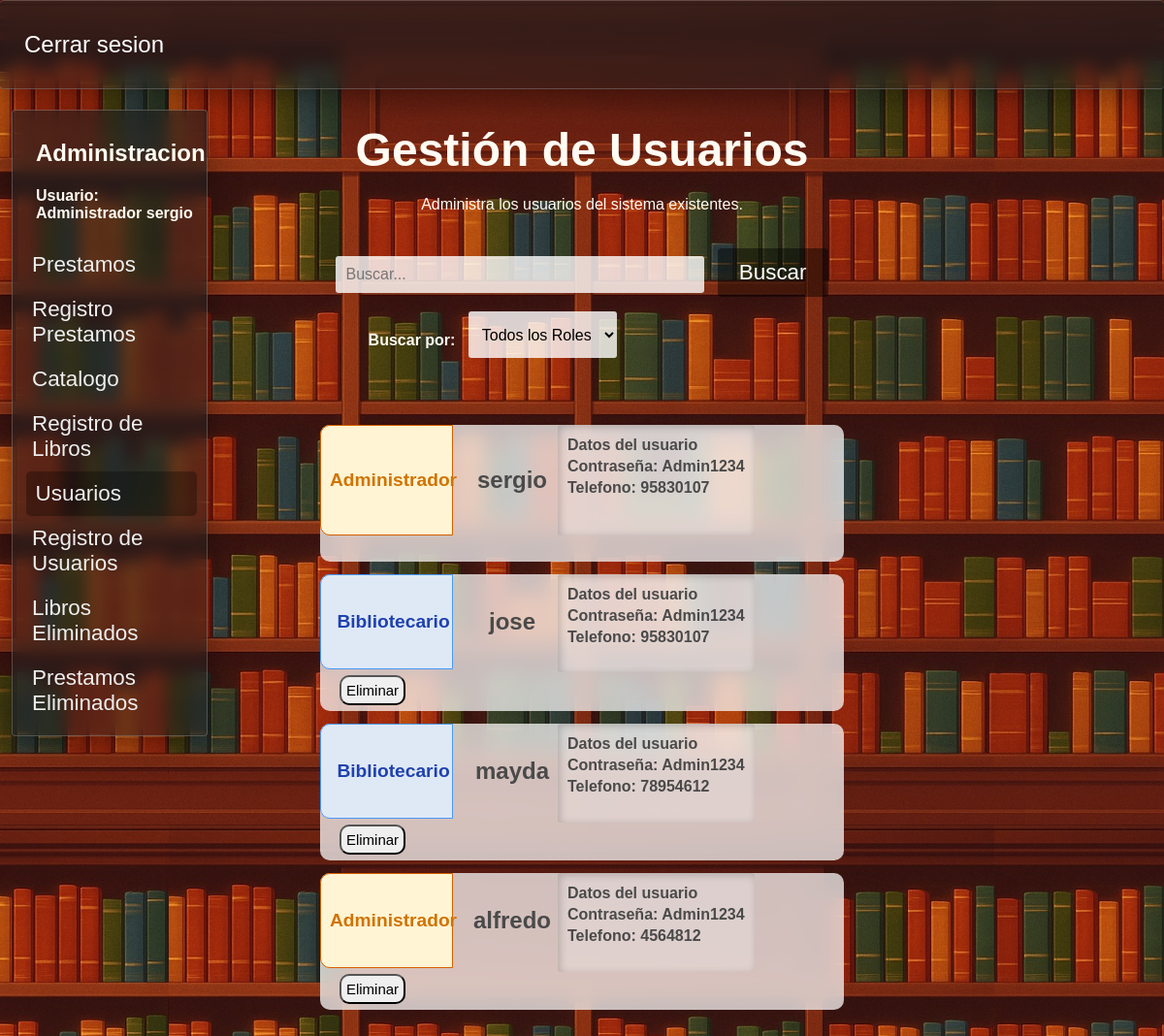
Screenshot of /usuarios (signed in) with the database file from the repository.
### tables this page shows
CREATE TABLE "Roles" (
	"id_rol"	INTEGER NOT NULL,
	"rol"	TEXT NOT NULL,
	PRIMARY KEY("id_rol" AUTOINCREMENT)
);

CREATE TABLE "Administradores" (
	"id_administrador"	INTEGER NOT NULL,
	"usuario"	TEXT NOT NULL,
	"contrasena"	TEXT NOT NULL,
	"telefono"	TEXT NOT NULL,
	"id_rol"	INTEGER NOT NULL,
	PRIMARY KEY("id_administrador" AUTOINCREMENT),
	FOREIGN KEY("id_rol") REFERENCES "Roles"("id_rol")
);

### app.py (the view)
@app.route("/usuarios",methods = ["POST","GET"])
def usuarios():
    if "usuario" not in session:
        return redirect("/") #Solo se puede acceder con session iniciada
    conexion = conexion_BD()
    query = conexion.cursor()
    query.execute("""Select a.id_rol,r.rol,a.usuario,a.contrasena,a.telefono,a.id_administrador from administradores a
                    join roles r on a.id_rol = r.id_rol""")
    usuarios = query.fetchall()
    query.close()
    conexion.close()
    return render_template("usuarios.html",usuarios = usuarios)

### config.py (called while the page is built)
def conexion_BD():
    return sqlite3.connect(DB_PATH)

### templates/usuarios.html (shortened to what this page needs)
<!DOCTYPE html>
<html lang="es">
<head>
    <link rel="stylesheet" href="{{ url_for('static', filename='estilo_usuarios.css') }}">
    <link rel="stylesheet" href="{{ url_for('static', filename='barra_lateral.css') }}">
    <link rel="stylesheet" href="{{ url_for('static', filename='filtros.css') }}">
    <link rel="stylesheet" href="{{ url_for('static', filename='general.css') }}">
</head>
<body>
    <header>
        <div class="navbar fondo-cristal">
            <a href="{{ url_for('logout') }}">Cerrar sesion</a>
        </div>
    </header>
    <main>
        {% if ((session["rol"]) == "Administrador") or ((session["rol"]) == "Bibliotecario") %}
        <section class="barra-lateral fondo-cristal">
            <h2>Administracion</h2>
            <h4>Usuario: <br>
            {{session["rol"]}}&nbsp;{{session["usuario"]}}</h4>
            <nav>
                <a href="{{ url_for('prestamos') }}">Prestamos </a>
                <a href="{{ url_for('registro_prestamos') }}">Registro Prestamos</a>
                <a href="{{ url_for('libros') }}">Catalogo </a>
                <a href="{{ url_for('insertar_libro') }}">Registro de Libros</a>
                {% if session["rol"] == "Administrador" %}
                <a href="{{ url_for('usuarios') }}" id="pagina-actual">Usuarios</a>
                <a href="{{ url_for('registrar_usuarios') }}">Registro de Usuarios</a>
                <a href="{{ url_for('libros_eliminados') }}">Libros Eliminados</a>
                <a href="{{ url_for('prestamos_eliminados') }}">Prestamos Eliminados</a>
                {% endif %}
            </nav>
        </section>
        {% endif %}
        <div class="div-busqueda">
            <form class="frm-usuarios" action="/buscar_usuario" method="POST">
                <label for="buscar_usuario"><h1>Gestión de Usuarios</h1>Administra los usuarios del sistema existentes.</label><br><br><br>
                <input class="buscar-usuario" id="cuadro-busqueda" type="text" name="buscar_usuario" autocomplete="off" placeholder="Buscar...">&nbsp;&nbsp;
                <button id="btn-buscar" type="submit">Buscar</button>
                <section class="menu-filtros">
                    <nav>
                        <section>
                            <h4> Buscar por: &nbsp;&nbsp;</h4>
                            <select name="filtro-busqueda" id="filtro-busqueda">
                                <option value="Todos">Todos los Roles</option>
                            </select>
                        </section>
                    </nav>
            </form>
        </div>
        <div class="contendor-usuarios">
            {% for usuario in usuarios %}
            <div class="usuario">
                <span class="span-rol"
                {% if (usuario[0]|int) == 2 %}
                    id="u-administrador"
                {% elif (usuario[0]|int) == 1 %}
                    id="u-bibliotecario"
                {% endif %}
                >
                    <h2>{{usuario[1]}}</h2>
                </span>
                <span id="span-info-usuarios">
                    <h2>{{usuario[2]}}</h2>
                </span>
                <span id="span-informacion-usuario">
                    <h4 class="h4-datos-usuario">
                        <strong>Datos del usuario</strong><br>
                        Contraseña: {{usuario[3]}} <br>
                        Telefono: {{usuario[4]}}<br>
                    </h4>
                </span>
                <span id="span-acciones-usuario">
                    {% if session["rol"] == 'Administrador' and usuario[5]|int != 1 and session["usuario"] != usuario[2] %}
                        <form class="frm-eliminar-usuario" action="/eliminar_usuario" method="POST">
                            <button type="submit"> Eliminar </button>
                        </form>
                    {% endif %}
                </span>
            </div>
            {% endfor %}
            <br><br><br><br>
        </div>
    </main>
</body>
</html>

### static/estilo_usuarios.css (style rules this page uses)
body { background-image: url('img/libros-loop-v2.jpg'); background-size: cover; background-position: top; }
main { height: 100vh; display: flex; flex-direction: column; justify-content: center; align-items: center; color: #fffbf2; }
.contendor-usuarios { display: block; position: relative; width: 45%; height: auto; min-height: 70%; top: 40%; z-index: 0; margin: 2rem auto; }
.usuario { background-color: rgba(255, 255, 255, 0.721); backdrop-filter: blur(10px); display: flex; flex-wrap: wrap; width: 100%; height: 25%; border-radius: 10px; margin-bottom: .8rem; color: #4a4a4a; transition: 0.3s ease-in-out; }
.span-rol { position: relative; display: flex; width: 25%; flex-direction: column; justify-content: center; align-items: center; border-top-left-radius: 10px; border-bottom-left-radius: 10px; font-size: 80%; }
#span-info-usuarios { position: relative; display: flex; width: 20%; flex-direction: column; justify-content: center; align-items: center; }
.h4-datos-usuario { background-color: rgba(255, 255, 255, 0.252); padding: 10px; line-height: 1.4; margin: 0; height: 83%; border-radius: 3px; box-shadow: inset 2px 2px 8px rgba(0, 0, 0, 0.2); }
#span-acciones-usuario { position: relative; width: 20%; border-top-right-radius: 15px; border-bottom-right-radius: 15px; display: flex; flex-direction: column; align-items: center; justify-content:center; }
#span-acciones-usuario button { border-radius: 10px; padding: 5px; font-size: 15px; transition: .3s ease-in-out; }
#u-administrador { background-color: rgb(255, 244, 212); color: rgb(209, 115, 0); border: solid 1px rgb(212, 95, 0); }
#u-bibliotecario { background-color: rgb(223,233,246); color: rgb(31,65,175); border: solid 1px rgb(72, 152, 250); }
.div-busqueda { text-align: center; position: absolute; top: 5rem; height: auto; width: 60%; padding: 15px; border-radius: 4px; }
form select, form input { padding: 10px; font-size: 1rem; border-radius: 3px; border: none; background-color: rgba(255, 255, 255, 0.8); color: black; }
form select { height: 3rem; }
#cuadro-busqueda { width: 50%; }

### static/barra_lateral.css (style rules this page uses)
.barra-lateral { position: absolute; width: 15%; height: auto; left: 1%; top: 10%; padding: 10px; }
.barra-lateral nav { margin-top: 10%; }
.barra-lateral nav a { padding: 10px; color: #efefef; text-decoration: none; display: block; font-size: 1.4rem; transition: 0.2s ease-in-out; border-radius: 5px; }
.barra-lateral h4, .barra-lateral h2 { margin-left: 14px; }
#pagina-actual { background-color: rgba(0, 0, 0, 0.294); margin-left: 2%; }

### static/filtros.css (style rules this page uses)
.menu-filtros { position: absolute; display: flex; width: 100%; }
.menu-filtros nav { margin-top: 2%; display: flex; width: 90%; justify-content: space-evenly; }
h2 { margin-left: 14px; }
.menu-filtros nav section { display: flex; }

### static/general.css (style rules this page uses)
body { margin: 0; padding: 0; font-family: Arial, sans-serif; }
h1 { font-size: 3rem; margin-bottom: 20px; }
#btn-registrar, #btn-buscar, #btn-catalogo, #btn-login, #btn-registrar-prestamo { text-decoration: none; color: white; background-color: #00000071; padding: 12px 22px; font-size: 1.4rem; border: none; border-radius: 4px; transition: background-color 0.2s ease-in-out; }
.navbar { background-color: #00000071; width: 100%; height: 8%; position: absolute; top: 0px; display: flex; align-items: center; justify-content: space-between; border-left: none !important; border-right: none !important; }
.navbar a { text-decoration: none; color: white; padding: 25px; font-size: 1.5rem; transition: 0.1s ease-in; border-radius: 4px; }
.fondo-cristal { background: linear-gradient(rgba(31,31,31,0.6),rgba(31,31,31,0.45)); backdrop-filter: blur(8px); box-shadow: 0 8px 32px 0 rgba(0,0,0,0.37); border: solid 1px rgba(255, 255, 255, 0.21); border-radius: 4px; }

### rows the page displays
Roles: rol "Administrador"
Administradores: usuario "sergio", rol "Administrador", contrasena "Admin1234", telefono "95830107"
Administradores: rol "Bibliotecario", usuario "jose", contrasena "Admin1234", telefono "95830107"
Administradores: rol "Bibliotecario", usuario "mayda", contrasena "Admin1234", telefono "78954612"
Administradores: rol "Administrador", usuario "alfredo", contrasena "Admin1234", telefono "4564812"
